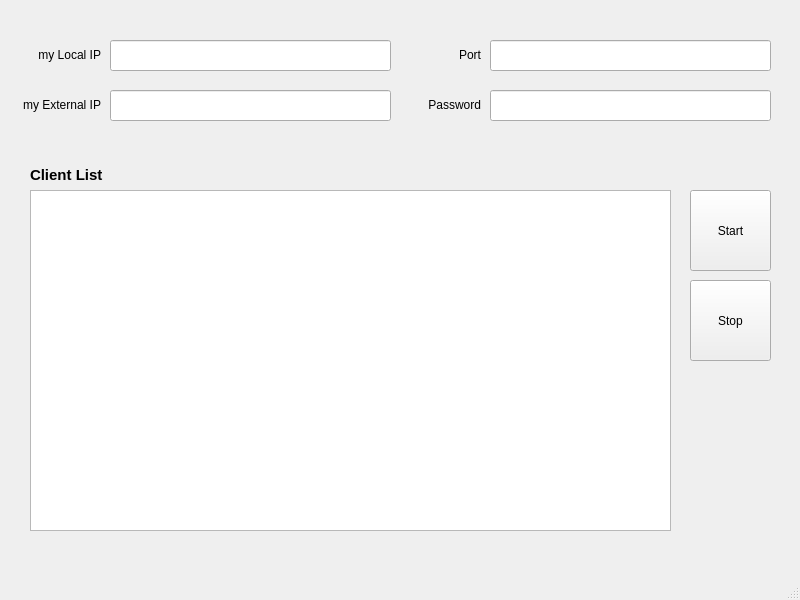
<?xml version="1.0" encoding="UTF-8"?>
<ui version="4.0">
 <class>MainWindow</class>
 <widget class="QMainWindow" name="MainWindow">
  <property name="geometry">
   <rect>
    <x>0</x>
    <y>0</y>
    <width>800</width>
    <height>600</height>
   </rect>
  </property>
  <property name="windowTitle">
   <string>MainWindow</string>
  </property>
  <widget class="QWidget" name="centralwidget">
   <widget class="QLabel" name="label">
    <property name="geometry">
     <rect>
      <x>0</x>
      <y>40</y>
      <width>101</width>
      <height>31</height>
     </rect>
    </property>
    <property name="text">
     <string>&lt;html&gt;&lt;head/&gt;&lt;body&gt;&lt;p align=&quot;right&quot;&gt;my Local IP&lt;/p&gt;&lt;/body&gt;&lt;/html&gt;</string>
    </property>
   </widget>
   <widget class="QLabel" name="label_2">
    <property name="geometry">
     <rect>
      <x>400</x>
      <y>40</y>
      <width>81</width>
      <height>31</height>
     </rect>
    </property>
    <property name="text">
     <string>&lt;html&gt;&lt;head/&gt;&lt;body&gt;&lt;p align=&quot;right&quot;&gt;Port&lt;/p&gt;&lt;/body&gt;&lt;/html&gt;</string>
    </property>
   </widget>
   <widget class="QLineEdit" name="localIPEdit">
    <property name="geometry">
     <rect>
      <x>110</x>
      <y>40</y>
      <width>281</width>
      <height>31</height>
     </rect>
    </property>
   </widget>
   <widget class="QLineEdit" name="portEdit">
    <property name="geometry">
     <rect>
      <x>490</x>
      <y>40</y>
      <width>281</width>
      <height>31</height>
     </rect>
    </property>
   </widget>
   <widget class="QLabel" name="label_3">
    <property name="geometry">
     <rect>
      <x>400</x>
      <y>90</y>
      <width>81</width>
      <height>31</height>
     </rect>
    </property>
    <property name="text">
     <string>&lt;html&gt;&lt;head/&gt;&lt;body&gt;&lt;p align=&quot;right&quot;&gt;Password&lt;/p&gt;&lt;/body&gt;&lt;/html&gt;</string>
    </property>
   </widget>
   <widget class="QLineEdit" name="pwEdit">
    <property name="geometry">
     <rect>
      <x>490</x>
      <y>90</y>
      <width>281</width>
      <height>31</height>
     </rect>
    </property>
   </widget>
   <widget class="QLabel" name="label_4">
    <property name="geometry">
     <rect>
      <x>30</x>
      <y>160</y>
      <width>311</width>
      <height>31</height>
     </rect>
    </property>
    <property name="text">
     <string>&lt;html&gt;&lt;head/&gt;&lt;body&gt;&lt;p&gt;&lt;span style=&quot; font-size:11pt; font-weight:600;&quot;&gt;Client List&lt;/span&gt;&lt;/p&gt;&lt;/body&gt;&lt;/html&gt;</string>
    </property>
   </widget>
   <widget class="QPushButton" name="startButton">
    <property name="geometry">
     <rect>
      <x>690</x>
      <y>190</y>
      <width>81</width>
      <height>81</height>
     </rect>
    </property>
    <property name="text">
     <string>Start</string>
    </property>
   </widget>
   <widget class="QPushButton" name="stopButton">
    <property name="geometry">
     <rect>
      <x>690</x>
      <y>280</y>
      <width>81</width>
      <height>81</height>
     </rect>
    </property>
    <property name="text">
     <string>Stop</string>
    </property>
   </widget>
   <widget class="QLineEdit" name="externalIPEdit">
    <property name="geometry">
     <rect>
      <x>110</x>
      <y>90</y>
      <width>281</width>
      <height>31</height>
     </rect>
    </property>
   </widget>
   <widget class="QLabel" name="label_5">
    <property name="geometry">
     <rect>
      <x>0</x>
      <y>90</y>
      <width>101</width>
      <height>31</height>
     </rect>
    </property>
    <property name="text">
     <string>&lt;html&gt;&lt;head/&gt;&lt;body&gt;&lt;p align=&quot;right&quot;&gt;my External IP&lt;/p&gt;&lt;/body&gt;&lt;/html&gt;</string>
    </property>
   </widget>
   <widget class="QListWidget" name="userNameList">
    <property name="geometry">
     <rect>
      <x>30</x>
      <y>190</y>
      <width>641</width>
      <height>341</height>
     </rect>
    </property>
   </widget>
  </widget>
  <widget class="QMenuBar" name="menubar">
   <property name="geometry">
    <rect>
     <x>0</x>
     <y>0</y>
     <width>800</width>
     <height>26</height>
    </rect>
   </property>
  </widget>
  <widget class="QStatusBar" name="statusbar"/>
 </widget>
 <resources/>
 <connections/>
</ui>
